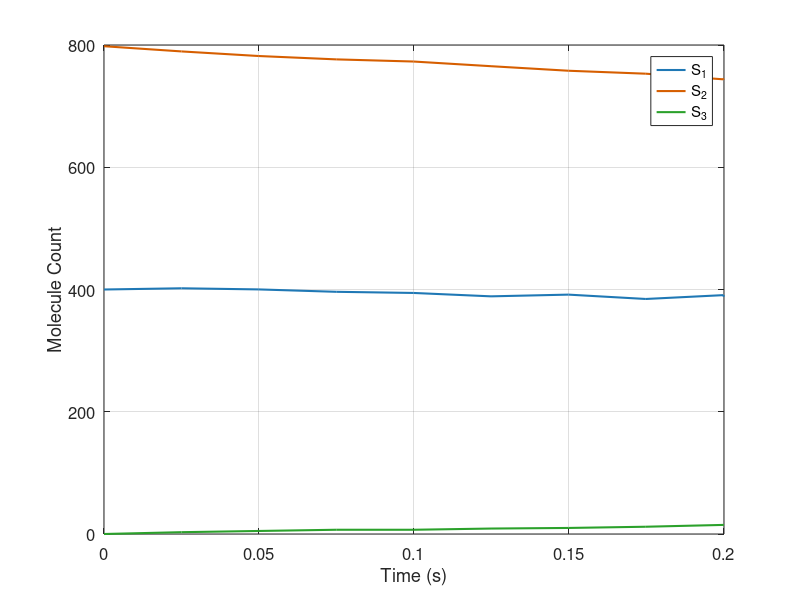

MATLAB code for this plot:
function DDM_ImpTau()
    % Rate constants and Stoichiometric matrix
    c = [1, 10, 1000, 0.1];
    V = [-1  -2  +2   0;   % S1
          0  +1  -1  -1;   % S2
          0   0   0  +1];  % S3
    X = [400; 798; 0];     % Initial state
    t = 0;
    tfinal = 0.2;
    epsilon = 0.05;         % Tolerance for leap condition
    delta_partial = 0.05;   % Partial equilibrium threshold
    %nc = 5;                 % Critical reaction parameter
    max_newton_iter = 10;   % Max Newton iterations
    newton_tol = 1e-6;      % Newton convergence tolerance

    % Preallocate results
    max_steps = 1000;
    results = NaN(max_steps, 4);
    ii = 1;
    results(ii,:) = [t X'];
    rng(45);  % Seed for reproducibility

    tic;
    while t < tfinal
        x = X;
        a = compute_propensities(x, c);
        
        % Check partial equilibrium for R2 and R3
        if abs(a(2)-a(3)) > delta_partial * min(a(2),a(3))
            warning('R2/R3 not in partial equilibrium.');
        end
        
        % Stepsize selection using leap conditions
        [tau, critical] = select_tau(x, c, epsilon, delta_partial, tfinal-t);
        if tau <= 0
            warning('Invalid tau computed.');
            break;
        end
        
        % Generate Poisson numbers for stochastic part
        P = poissrnd(a * tau);
        
        % Compute RHS of implicit equation: x + sum(nu*(P - a*tau))
        RHS = x + V * (P - a * tau);
        
        % Newton-Raphson to solve X_new = RHS + V*(a_new*tau)
        X_guess = x; % Initial guess
        converged = false;
        for iter = 1:max_newton_iter
            a_new = compute_propensities(X_guess, c);
            G = X_guess - V * (a_new * tau) - RHS;
            if norm(G) < newton_tol
                converged = true;
                break;
            end
            % Compute Jacobian matrix
            J = compute_jacobian(X_guess, c, V, tau);
            % Update using Newton step
            delta = J \ (-G);
            X_guess = X_guess + delta;
            % Ensure non-negative populations
            X_guess = max(X_guess, 0);
        end
        
        if ~converged
            warning('Newton did not converge');
        end
        
        % Update state and time
        X = X_guess;
        t = t + tau;
        
        % Store results
        ii = ii + 1;
        if ii > max_steps
            warning('Max steps reached');
            break;
        end
        results(ii,:) = [t X'];
    end
    
    elapsed_time = toc;
    fprintf('Simulation completed in %.4f seconds with %d steps.\n', elapsed_time, ii);
    
    % Trim and plot results
    results = results(1:ii, :);
    plot_results(results);
end

function a = compute_propensities(x, c)
    a = zeros(4,1);
    a(1) = c(1) * x(1);
    a(2) = c(2) * x(1) * (x(1)-1) / 2;
    a(3) = c(3) * x(2);
    a(4) = c(4) * x(2);
end

function J = compute_jacobian(x, c, V, tau)
    % Jacobian of G(X) = X - V*(a(X)*tau) - RHS
    J = eye(3); % Identity matrix for dX/dX
    % Derivatives of propensities
    da1 = [c(1), 0, 0];
    da2 = [c(2)*(2*x(1)-1)/2, 0, 0];
    da3 = [0, c(3), 0];
    da4 = [0, c(4), 0];
    % Contribution from each reaction
    J = J - tau * [...
        V(:,1)*da1 + V(:,2)*da2 + V(:,3)*da3 + V(:,4)*da4...
    ];
end

function [tau, critical] = select_tau(x, c, epsilon, delta, remaining_time)
    % Simplified tau selection focusing on non-equilibrium reactions
    %a = compute_propensities(x, c);
    g = [2 + 1/(x(1)-1), 1, 1]; % Example order parameters
    
    % For R1 (S1 consumption)
    mu1 = -c(1)*x(1);
    var1 = c(1)*x(1);
    tau1 = min(...
        max(epsilon*x(1)/g(1), 1)/abs(mu1), ...
        (max(epsilon*x(1)/g(1), 1))^2 / var1 ...
    );
    
    % For R4 (S2 consumption)
    mu4 = -c(4)*x(2);
    var4 = c(4)*x(2);
    tau4 = min(...
        max(epsilon*x(2)/g(2), 1)/abs(mu4), ...
        (max(epsilon*x(2)/g(2), 1))^2 / var4 ...
    );
    
    tau = min([tau1, tau4, remaining_time]);
    critical = false;
end

function plot_results(results)
    figure('Color','white');
    plot(results(:,1), results(:,2), 'LineWidth', 1.5, 'Color', [0.12,0.47,0.71]);
    hold on;
    plot(results(:,1), results(:,3), 'LineWidth', 1.5, 'Color', [0.84,0.37,0.00]);
    plot(results(:,1), results(:,4), 'LineWidth', 1.5, 'Color', [0.17,0.63,0.17]);
    hold off;
    legend({'S_1', 'S_2', 'S_3'}, 'FontSize', 12, 'Location', 'best');
    xlabel('Time (s)', 'FontSize', 12);
    ylabel('Molecule Count', 'FontSize', 12);
    grid on;
    set(gca, 'FontSize', 12);
end